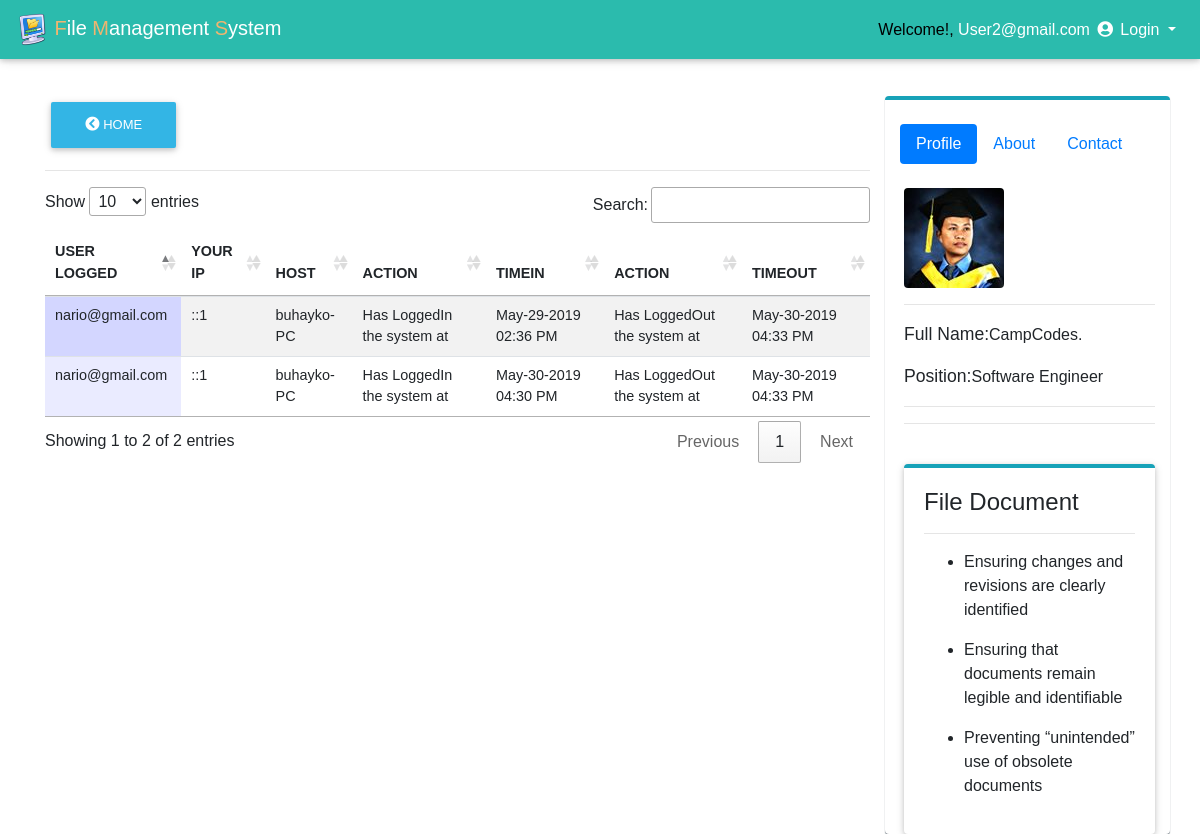
Screenshot of /private_user/history_log.php (signed in) with the database file from the repository.
### tables this page shows
CREATE TABLE `history_log` (
  `log_id` int(11) NOT NULL,
  `id` int(11) NOT NULL,
  `email_address` text NOT NULL,
  `action` varchar(100) NOT NULL,
  `actions` varchar(200) NOT NULL DEFAULT 'Has LoggedOut the system at',
  `ip` text NOT NULL,
  `host` text NOT NULL,
  `login_time` varchar(200) NOT NULL,
  `logout_time` varchar(200) NOT NULL
);

### private_user/history_log.php (the view, shortened to what this page needs)
<!DOCTYPE html>
<html lang="en">
<head>
  <link rel="stylesheet" href="https://use.fontawesome.com/releases/v5.8.1/css/all.css">
  <link href="css/bootstrap.min.css" rel="stylesheet">
  <link href="css/mdb.min.css" rel="stylesheet">
  <link href="css/style.css" rel="stylesheet">
    <link rel="stylesheet" type="text/css" href="media/css/dataTable.css" />
</head>
<body style="padding:0px; margin:0px; background-color:#fff;font-family:arial,helvetica,sans-serif,verdana,'Open Sans'">
  <?php
     require_once("include/connection.php");
   $id = mysqli_real_escape_string($conn,$_SESSION['email_address']);
  $r = mysqli_query($conn,"SELECT * FROM login_user where id = '$id'") or die (mysqli_error($con));
  $row = mysqli_fetch_array($r);
   $id=$row['email_address'];
?>
<nav class="mb-1 navbar navbar-expand-lg navbar-dark default-color fixed-top">
    <a class="navbar-brand" href="#"><img src="js/img/Files_Download.png" width="33px" height="33px"> <font color="#F0B56F">F</font>ile <font color="#F0B56F">M</font>anagement <font color="#F0B56F">S</font>ystem</a>
  <div class="collapse navbar-collapse" id="navbarSupportedContent-4">
    <ul class="navbar-nav ml-auto">
      <li class="nav-item dropdown">
        <a class="nav-link dropdown-toggle" id="navbarDropdownMenuLink-4" data-toggle="dropdown"
          aria-haspopup="true" aria-expanded="false">
           <font color="black">Welcome!,</font> <?php echo ucwords(htmlentities($id)); ?> <i class="fas fa-user-circle"></i> Login </a>
      </li>
    </ul>
  </div>
</nav>
<br>
<br><Br><br>
<div class="container">
  <div class="row">
     <div class="col-md-9">
    <div class="">
    <a href="home.php"><button type="button" class="btn btn-info"><i class="fas fa-chevron-circle-left"></i>  Home</button></a>
    </div>
<hr>
  <table id="dtable" class = "table table-striped" style="">
     <thead>
    <th>USER LOGGED</th>
     <th>YOUR IP</th>
     <th>HOST</th>
     <th>ACTION</th>
     <th>TIMEIN</th>
     <th>ACTION</th>
     <th>TIMEOUT</th>
</thead>
<tbody>
    <tr>
        <?php
        require_once("include/connection.php");
      $query = mysqli_query($conn,"SELECT * from history_log") or die (mysqli_error($conn));
      while($file=mysqli_fetch_array($query)){
         $name =  $file['email_address'];
         $ip =  $file['ip'];
         $host =  $file['host'];
         $action =  $file['action'];
         $logintime =  $file['login_time'];
         $actions =  $file['actions'];
         $logouttime =  $file['logout_time'];
      ?>
      <td><?php echo $name; ?></td>
       <td><?php echo $ip; ?></td>
      <td><?php echo $host; ?></td>
      <td><?php echo $action; ?></td>
      <td><?php echo $logintime; ?></td>
      <td><?php echo $actions; ?></td>
      <td><?php echo $logouttime; ?></td>
    </tr>
<?php } ?>
</tbody>
   </table>
    </div>
 <div class="col-md-3" style="border-top: 4px solid #17a2b8;border-radius: 4px;  box-shadow: 0px 1px 1px 0px  #6c757d;"><br>
  <ul class="nav nav-pills mb-3" id="pills-tab" role="tablist">
  <li class="nav-item">
    <a class="nav-link active" id="pills-home-tab" data-toggle="pill" href="#pills-home" role="tab"
      aria-controls="pills-home" aria-selected="true">Profile</a>
  </li>
  <li class="nav-item">
    <a class="nav-link" id="pills-profile-tab" data-toggle="pill" href="#pills-profile" role="tab"
      aria-controls="pills-profile" aria-selected="false">About</a>
  </li>
  <li class="nav-item">
    <a class="nav-link" id="pills-contact-tab" data-toggle="pill" href="#pills-contact" role="tab"
      aria-controls="pills-contact" aria-selected="false">Contact</a>
  </li>
</ul>
<div class="tab-content pt-2 pl-1" id="pills-tabContent">
  <div class="tab-pane fade show active" id="pills-home" role="tabpanel" aria-labelledby="pills-home-tab">
    <img src="img/nel.jpg" class="rounded" alt="..."><hr>
    <div class="">
     <div class=""><p><b style="font-size: 1.1em">Full Name:</b>CampCodes.</p></div>
     <div class=""><p><b style="font-size: 1.1em">Position:</b>Software Engineer</p></div>
  </div>
  <hr>
  </div>
<hr><br>
<div class="card" style="border-top: 4px solid #17a2b8;border-radius: 4px;">
  <div class="card-body">
    <h4 class="card-title">File Document</h4><hr>
    <ul>
      <li> <p>Ensuring changes and revisions are clearly identified</p></li>
      <li> <p>Ensuring that documents remain legible and identifiable</p></li>
      <li> <p>Preventing “unintended” use of obsolete documents</p></li>
    </ul>
  </div>
</div>
 </div>
</div>
</div>
<link rel="stylesheet" type="text/css" href="https://cdn.datatables.net/1.10.9/css/jquery.dataTables.min.css"/>
<link rel="stylesheet" type="text/css" href="https://cdn.datatables.net/responsive/1.0.3/css/dataTables.responsive.css">
</body>
</html>

### private_user/media/css/dataTable.css (style rules this page uses)
.sorting_asc { background: url('../images/sort_asc.png') no-repeat center right; }
.sorting { background: url('../images/sort_both.png') no-repeat center right; }
tr.odd { background-color: #E2E4FF; }
tr.odd td.sorting_1 { background-color: #D3D6FF; }
tr.even td.sorting_1 { background-color: #EAEBFF; }

### rows the page displays
history_log: email_address "nario@gmail.com", ip "::1", host "buhayko-PC", action "Has LoggedIn the system at", login_time "May-29-2019 02:36 PM", actions "Has LoggedOut the system at", logout_time "May-30-2019 04:33 PM"
history_log: email_address "nario@gmail.com", ip "::1", host "buhayko-PC", action "Has LoggedIn the system at", login_time "May-30-2019 04:30 PM", actions "Has LoggedOut the system at", logout_time "May-30-2019 04:33 PM"

### other values shown
$id "User2@gmail.com"
